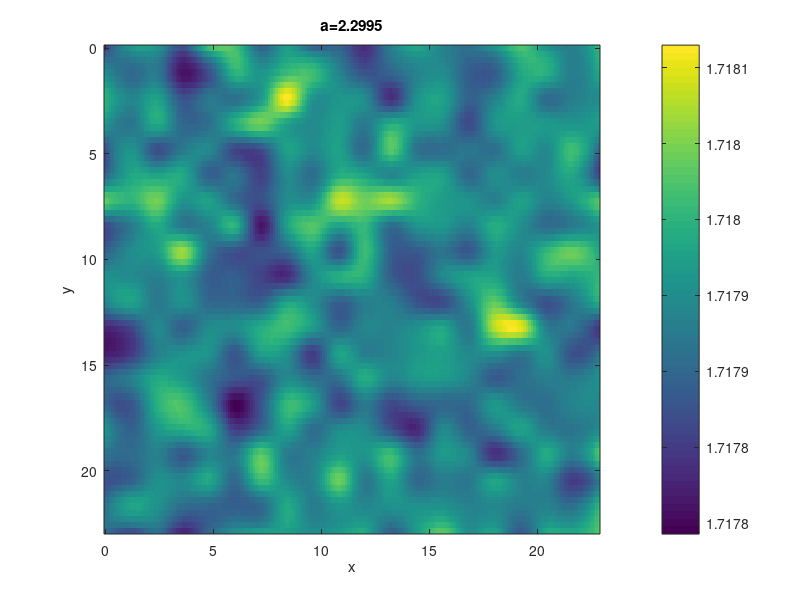

Write the MATLAB code that produced this figure. (Note: this script raises an error after producing the figure.)
N = 20;
L = 22.839;
x = linspace(0, L, N);
y = linspace(0, L, N);
[X, Y] = meshgrid(x, y);
delta = 0.05;
sigma0 = 0.0001;
m=1;
eps = 0.005;
a0 = 2.3;
a1 = 1.3;
dt = 0.1;
T = (a0 - a1) / eps;
tt = 0:dt:T;
aa = a0 - eps * tt;
n0=a0/2+sqrt((a0/(2*m))^2-1);
n = n0 * ones(N, N);
w = 1 ./ n;
dx = x(2) - x(1);
dy = y(2) - y(1);
tout = 0;

Lap = zeros(N^2, N^2);
for i = 1:N
    for j = 1:N
        idx = (i-1)*N + j;
        Lap(idx, idx) = -4;
        i_up = (i == 1)  * N + (i ~= 1) * (i - 1); % ~= is not equal to (returns 0 or 1)
        i_down = (i == N) * 1 + (i ~= N) * (i + 1);
        j_left = (j == 1)  * N + (j ~= 1) * (j - 1);
        j_right = (j == N) * 1 + (j ~= N) * (j + 1);
        
        Lap(idx, (i_up-1)*N + j) = 1;
        Lap(idx, (i_down-1)*N + j) = 1;
        Lap(idx, (i-1)*N + j_left) = 1;
        Lap(idx, (i-1)*N + j_right) = 1;
    end
end

% disp(Lap);

M1 = delta * Lap + eye(N^2) * (-1 / dt - 1);
M2 = Lap - eye(N^2);

maxn = [];
spread = [];

for idx = 1:numel(tt)
    a = aa(idx);
    t = tt(idx);
    noise = randn(N, N) * sqrt(dt) * sigma0 * sqrt(N);
    noise = noise(:);
    wnext = (M2 - diag(n(:).^2)) \ (-a - noise / dt);
    nnext = M1 \ (-n(:) / dt - n(:).^2 .* w(:));
    n = reshape(nnext, N, N);
    w = reshape(wnext, N, N);
    maxn(end+1) = max(n(:));
    spread(end+1) = (max(n(:)) - min(n(:))) / mean(n(:));
    
    if t > tout
        tout = tout + 10;
        figure(1);
        [Xq, Yq] = meshgrid(linspace(0, L, 10*N), linspace(0, L, 4*N));
        nq = interp2(X, Y, n, Xq, Yq, 'cubic'); % to improve visuals but not mathematically correct
        imagesc(x, y, nq);
        hold on;
        % imagesc(x, y, w);
        % hold off;
        % legend('n', 'w');
        xlabel('x');
        ylabel('y');
        title(sprintf('a=%g', a));
        colorbar;
        clim([0, 3]);
        drawnow;
        % pause;
    end
end

% to plot the bifurcation diagram
figure(2); hold on;
plot(aa, maxn);
at = interp1(spread, aa, 1);
plot([at, at], [0, 3], '--b');
xlabel('a');
ylabel('max(n)');
title(sprintf('\\delta = %g, m = %g, \\sigma_0 = %g, \\epsilon = %g',delta, m, sigma0, eps));
text(at, 0, 'a_d', 'HorizontalAlignment', 'right', 'VerticalAlignment', 'top', 'FontSize', 12, 'Color', 'blue');